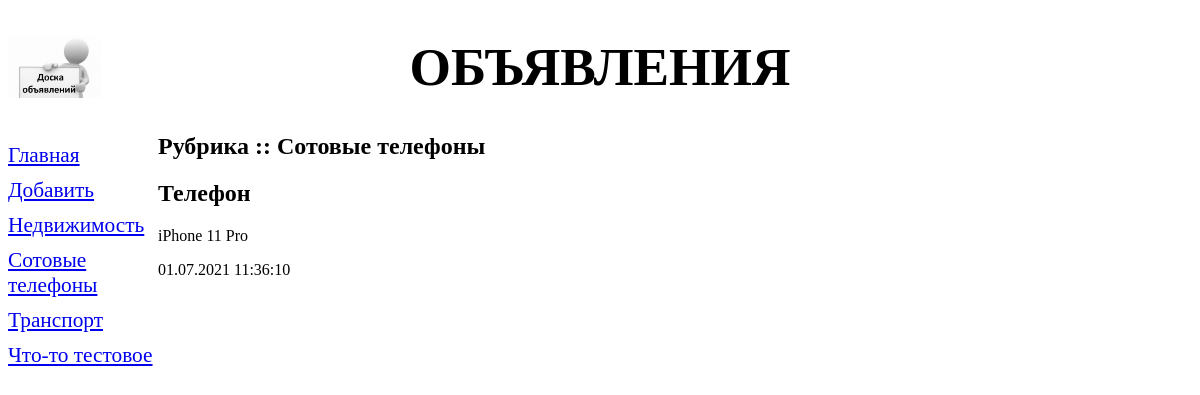
Screenshot of /3/ with the database file from the repository.
### bboard/models.py (models this page shows, shortened)
class Rubric(models.Model):
	name = models.CharField(max_length=20, db_index=True, verbose_name="Название")
	class Meta:
		verbose_name_plural = "Рубрики"
		verbose_name = "Рубрика"
		ordering = ['name']

class Bb(models.Model):
	title = models.CharField(max_length=50, verbose_name="Товар")
	content = models.TextField(null=True, blank=True, verbose_name="Описание")
	price = models.FloatField(null=True, blank=True, verbose_name="Цена")
	published = models.DateTimeField(auto_now_add=True, db_index=True, verbose_name="Опубликовано")
	rubric = models.ForeignKey("Rubric", null=True, on_delete=models.PROTECT, verbose_name="Рубрика")
	class Meta:
		verbose_name_plural = 'Объявления'
		verbose_name = 'Объявление'
		ordering = ['-published']

### bboard/views.py (the view)
# urls.py: path('<int:rubric_id>/', by_rubric, name='by_rubric'),
def by_rubric(request, rubric_id):
	bbs = Bb.objects.filter(rubric=rubric_id)
	rubrics = Rubric.objects.all()
	current_rubric = Rubric.objects.get(pk=rubric_id)
	context = {"bbs": bbs, "rubrics": rubrics, "current_rubric": current_rubric}
	return render(request, 'bboard/by_rubric.html', context)

### bboard/templates/bboard/by_rubric.html (shortened to what this page needs)
{% extends "layout/basic.html" %}
{% block content %}
<h2>Рубрика :: {{ current_rubric.name }}</h2>
{% for bb in bbs %}
<div>
    <h2>{{ bb.title }}</h2>
    <p>{{ bb.content }}</p>
    <p>{{ bb.published|date:"d.m.Y H:i:s" }}</p>
</div>
{% endfor %}
{% endblock %}

### bboard/templates/layout/basic.html (shortened to what this page needs)
{% load static %}
<!DOCTYPE html>
<html>
<head>
    <link rel="stylesheet" type="text/css" href="{% static 'bboard/style.css' %}">
</head>
<body>
<header>
  <h1>Объявления</h1>
</header>
<nav>
  <a href="{% url 'index' %}">Главная</a>
  <a href="{% url 'add' %}">Добавить</a>
  {% for rubric in rubrics %}
  <a href="{% url 'by_rubric' rubric.pk %}">{{ rubric.name }}</a>
  {% endfor %}
</nav>
<section>
  {% block content %}
  {% endblock %}
</section>
</body>
</html>

### bboard/static/bboard/style.css (style rules this page uses)
header h1 { font-size: 40pt; text-transform: uppercase; text-align: center; background: url("bg.jpeg") left / auto 100% no-repeat; }
nav { font-size: 16pt; width: 150px; float: left; }
nav a { display: block; margin: 10px 0px; }
section { margin-left: 150px; }

### rows the page displays
Rubric: name "Недвижимость"
Rubric: name "Сотовые телефоны"
Rubric: name "Транспорт"
Rubric: name "Что-то тестовое"
Bb: title "Телефон", content "iPhone 11 Pro", published "01.07.2021 11:36:10"
